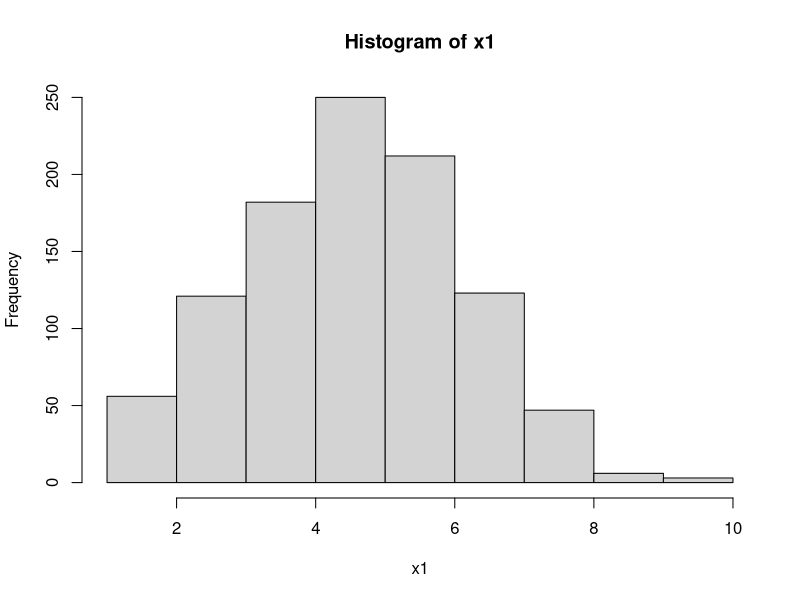
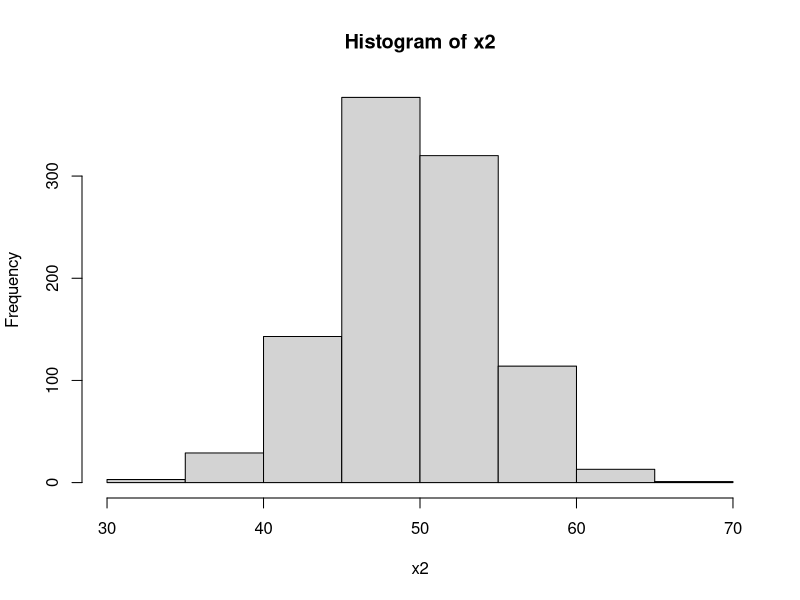
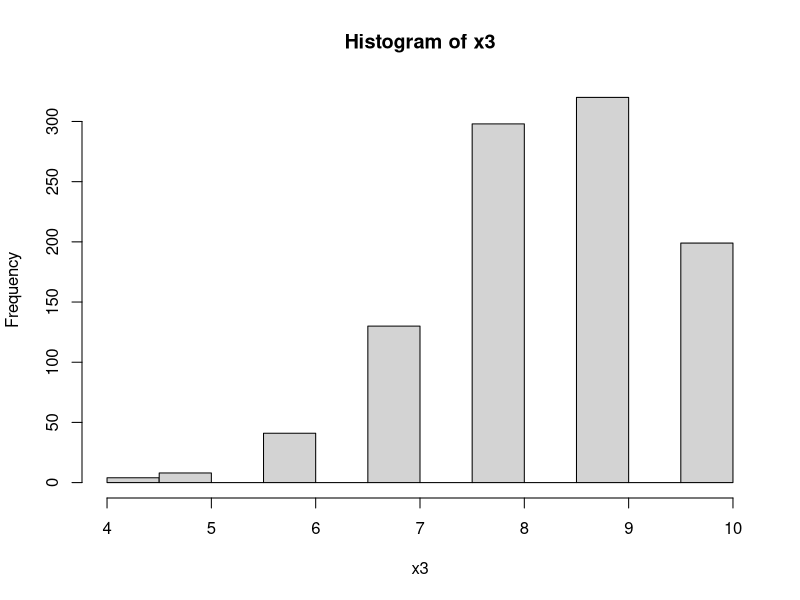
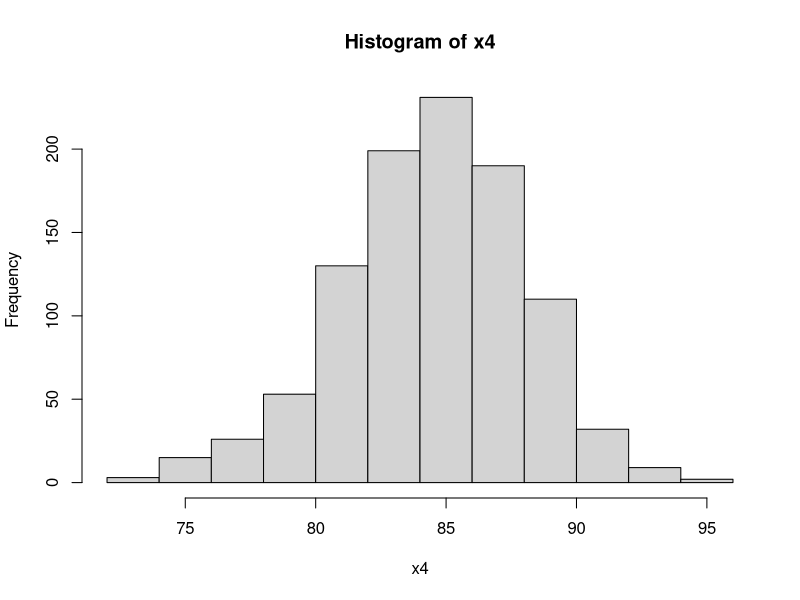
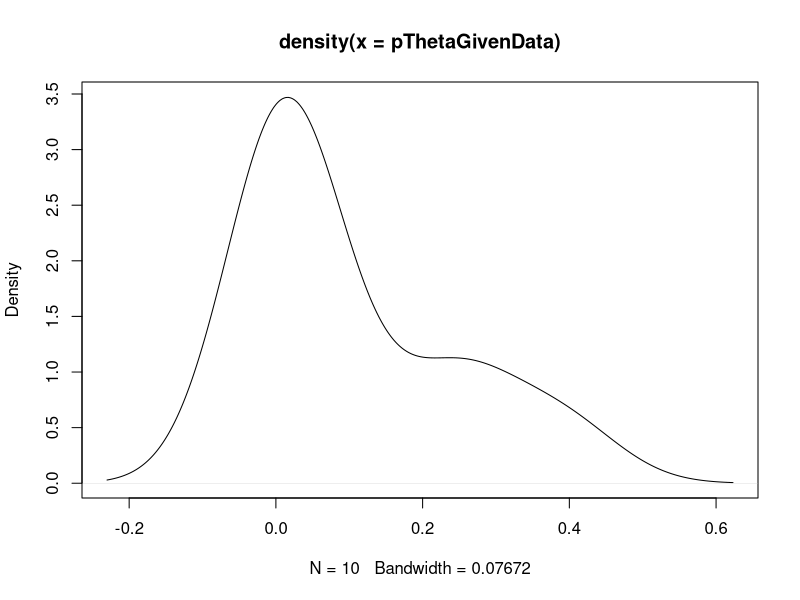
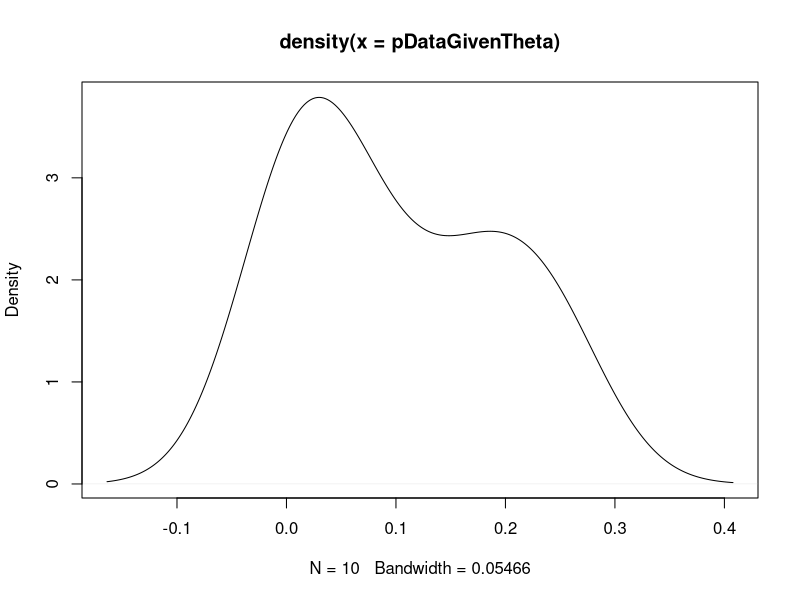
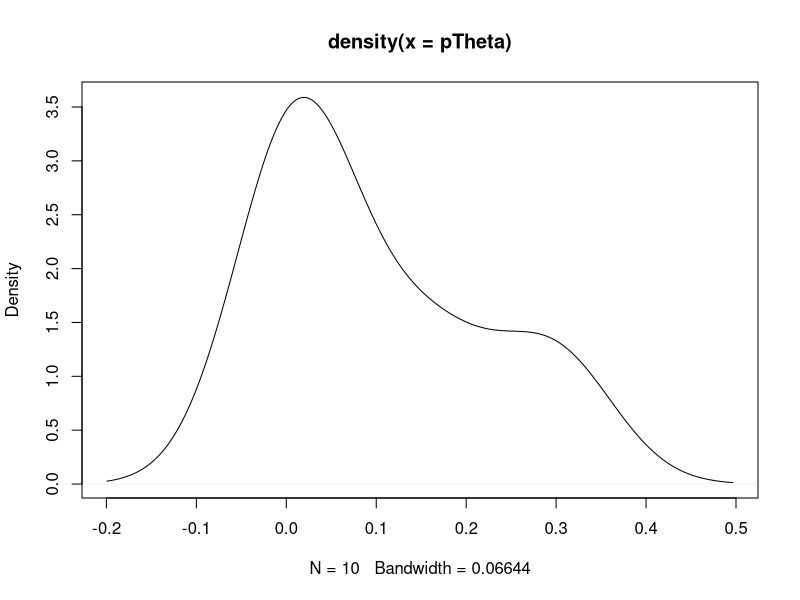

Write R code to recreate these figures, in order.
## ---- chunk 1
drive=c('texting','texting','texting','not','not','texting','texting','not','not','texting')
## ---- chunk 2
# convert to numeric, texting=1, not=0
driveNum=ifelse(drive=='texting',1,0)
N=length(drive) # sample size
nTexting=sum(drive=="texting") # number of driver texting
nNot=sum(drive=="not") # number of those not
## ---- chunk 3
x1= rbinom(1e3,size=10,p=.5)
x2= rbinom(1e3,size=100,p=.5)
x3= rbinom(1e3,size=10,p=.85)
x4= rbinom(1e3,size=100,p=.85)

mean(x1) ; hist(x1)
mean(x2) ; hist(x2)
mean(x3) ; hist(x3)
mean(x4) ; hist(x4)
## ---- chunk 4
(theta=seq(1/(N+1),N/(N+1),length=10))
# beta prior with mean= .5 = 10 /(10 +10)
(pTheta=dbeta(theta,10,10))
# Normalize so sum to 1
(pTheta=pTheta/sum(pTheta))
## ---- chunk 5
pDataGivenTheta = choose(N, nTexting) * theta^nTexting * (1-theta)^nNot
## ---- chunk 6
(pData=sum(pDataGivenTheta*pTheta))
(pThetaGivenData=pDataGivenTheta*pTheta/pData) # Bayes theorem
## ---- chunk 7
round(data.frame(theta,prior=pTheta,likelihood=pDataGivenTheta,posterior=pThetaGivenData),3)
## ---- chunk 8
(posteriorMean=sum(pThetaGivenData*theta))
## ---- chunk 9
plot(density(pThetaGivenData)) # posterior
plot(density(pDataGivenTheta)) # likelihood
plot(density(pTheta)) # prior
